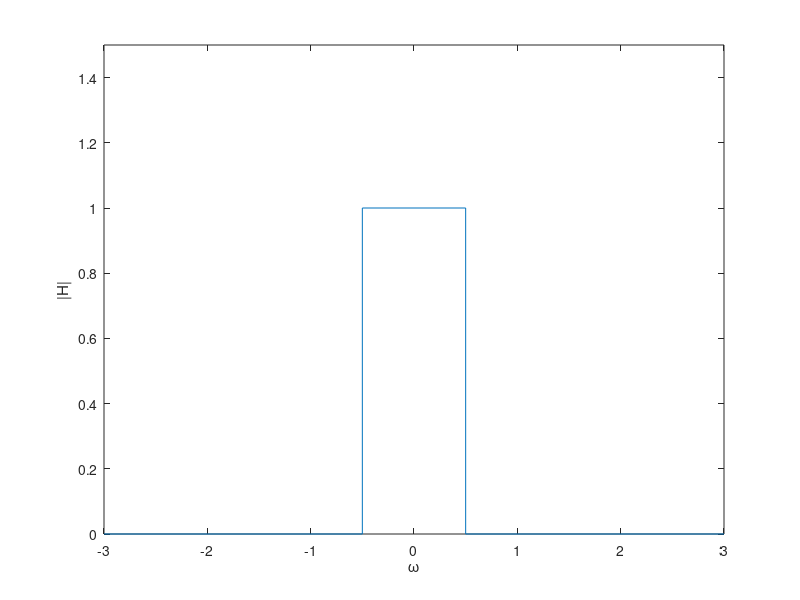

Source code (MATLAB):
% MATLAB code for images in WebCT

%
title = 'LPF1'
switch title
    case 'cosine-1'
title = 'cosine-1';
str = 't =-1:0.01:1.5;,wo = 2*pi/1.4;, y = 50*cos(wo*t-wo*0.6);, plot(t,y); xlabel(''TIME  (sec)''),title(''Sinusoide: x(t) = Acos(\omega_ot + \phi)''),grid(''on'')';
eval(str)   
    case 'LPF1'
        x = [-3 -0.5 -0.5 0.5 0.5 3];
        y = [0 0 1 1 0 0];
        plot(x,y)
        xlabel('\omega'),ylabel('|H|'),axis([-3 3 0 1.5])
    otherwise
        error('No appropriate title found');
end


